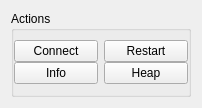
<?xml version="1.0" encoding="UTF-8"?>
<ui version="4.0">
 <class>ConsoleActionsWidget</class>
 <widget class="QWidget" name="ConsoleActionsWidget">
  <property name="geometry">
   <rect>
    <x>0</x>
    <y>0</y>
    <width>202</width>
    <height>108</height>
   </rect>
  </property>
  <property name="windowTitle">
   <string>Form</string>
  </property>
  <layout class="QGridLayout" name="gridLayout">
   <item row="0" column="0">
    <widget class="QGroupBox" name="actions_view">
     <property name="sizePolicy">
      <sizepolicy hsizetype="Minimum" vsizetype="Preferred">
       <horstretch>0</horstretch>
       <verstretch>0</verstretch>
      </sizepolicy>
     </property>
     <property name="title">
      <string>Actions</string>
     </property>
     <layout class="QGridLayout" name="gridLayout_3">
      <property name="leftMargin">
       <number>0</number>
      </property>
      <property name="rightMargin">
       <number>0</number>
      </property>
      <property name="verticalSpacing">
       <number>0</number>
      </property>
      <item row="0" column="0">
       <widget class="QPushButton" name="button_connect">
        <property name="text">
         <string>Connect</string>
        </property>
       </widget>
      </item>
      <item row="1" column="2">
       <widget class="QPushButton" name="button_heap">
        <property name="enabled">
         <bool>true</bool>
        </property>
        <property name="text">
         <string>Heap</string>
        </property>
       </widget>
      </item>
      <item row="1" column="0">
       <widget class="QPushButton" name="button_info">
        <property name="enabled">
         <bool>true</bool>
        </property>
        <property name="text">
         <string>Info</string>
        </property>
       </widget>
      </item>
      <item row="0" column="2">
       <widget class="QPushButton" name="button_restart">
        <property name="enabled">
         <bool>true</bool>
        </property>
        <property name="text">
         <string>Restart</string>
        </property>
        <property name="shortcut">
         <string>Ctrl+R</string>
        </property>
       </widget>
      </item>
     </layout>
    </widget>
   </item>
  </layout>
 </widget>
 <resources/>
 <connections/>
</ui>
